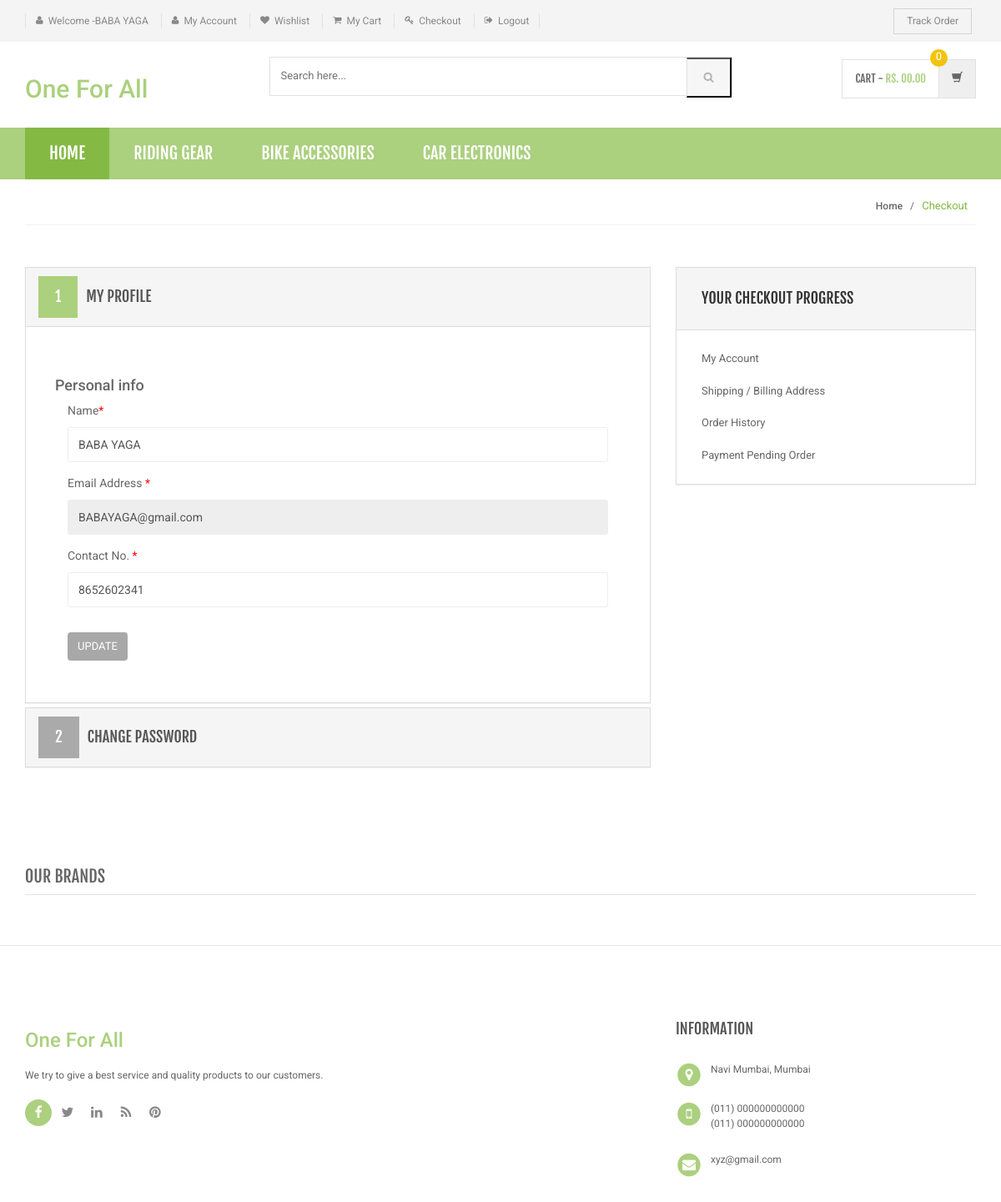
The app's page /my-account.php (signed in) with its own data.
### tables this page shows
CREATE TABLE `category` (
  `id` int(11) NOT NULL,
  `categoryName` varchar(255) NOT NULL,
  `categoryDescription` longtext NOT NULL,
  `creationDate` timestamp NOT NULL DEFAULT CURRENT_TIMESTAMP,
  `updationDate` varchar(255) NOT NULL
);

CREATE TABLE `users` (
  `id` int(11) NOT NULL,
  `name` varchar(255) NOT NULL,
  `email` varchar(255) NOT NULL,
  `contactno` bigint(11) NOT NULL,
  `password` varchar(255) NOT NULL,
  `shippingAddress` longtext NOT NULL,
  `shippingState` varchar(255) NOT NULL,
  `shippingCity` varchar(255) NOT NULL,
  `shippingPincode` int(11) NOT NULL,
  `billingAddress` longtext NOT NULL,
  `billingState` varchar(255) NOT NULL,
  `billingCity` varchar(255) NOT NULL,
  `billingPincode` int(11) NOT NULL,
  `regDate` timestamp NOT NULL DEFAULT CURRENT_TIMESTAMP,
  `updationDate` varchar(255) NOT NULL
);

### my-account.php (the view, shortened to what this page needs)
<?php
include('includes/config.php');
if(strlen($_SESSION['login'])==0)
    {
header('location:index.php');
}
else{
?>
<!DOCTYPE html>
<html lang="en">
	<head>
	    <link rel="stylesheet" href="assets/css/bootstrap.min.css">
	    <link rel="stylesheet" href="assets/css/main.css">
	    <link rel="stylesheet" href="assets/css/green.css">
	    <link rel="stylesheet" href="assets/css/owl.carousel.css">
		<link rel="stylesheet" href="assets/css/owl.transitions.css">
		<link href="assets/css/lightbox.css" rel="stylesheet">
		<link rel="stylesheet" href="assets/css/animate.min.css">
		<link rel="stylesheet" href="assets/css/rateit.css">
		<link rel="stylesheet" href="assets/css/bootstrap-select.min.css">
		<link rel="stylesheet" href="assets/css/config.css">
		<link href="assets/css/green.css" rel="alternate stylesheet" title="Green color">
		<link href="assets/css/blue.css" rel="alternate stylesheet" title="Blue color">
		<link href="assets/css/red.css" rel="alternate stylesheet" title="Red color">
		<link href="assets/css/orange.css" rel="alternate stylesheet" title="Orange color">
		<link href="assets/css/dark-green.css" rel="alternate stylesheet" title="Darkgreen color">
		<link rel="stylesheet" href="assets/css/font-awesome.min.css">
	</head>
    <body class="cnt-home">
<header class="header-style-1">
<?php include('includes/top-header.php');?>
<?php include('includes/main-header.php');?>
<?php include('includes/menu-bar.php');?>
</header>
<div class="breadcrumb">
	<div class="container">
		<div class="breadcrumb-inner">
			<ul class="list-inline list-unstyled">
				<li><a href="#">Home</a></li>
				<li class='active'>Checkout</li>
			</ul>
		</div>
	</div>
</div>
<div class="body-content outer-top-bd">
	<div class="container">
		<div class="checkout-box inner-bottom-sm">
			<div class="row">
				<div class="col-md-8">
					<div class="panel-group checkout-steps" id="accordion">
<div class="panel panel-default checkout-step-01">
		<div class="panel-heading">
    	<h4 class="unicase-checkout-title">
	        <a data-toggle="collapse" class="" data-parent="#accordion" href="#collapseOne">
	          <span>1</span>My Profile
	        </a>
	     </h4>
    </div>
	<div id="collapseOne" class="panel-collapse collapse in">
	    <div class="panel-body">
			<div class="row">
<h4>Personal info</h4>
				<div class="col-md-12 col-sm-12 already-registered-login">
<?php
$query=mysqli_query($bd,"select * from users where id='".$_SESSION['id']."'");
while($row=mysqli_fetch_array($query))
{
?>
					<form class="register-form" role="form" method="post">
<div class="form-group">
					    <label class="info-title" for="name">Name<span>*</span></label>
					    <input type="text" class="form-control unicase-form-control text-input" value="<?php echo $row['name'];?>" id="name" name="name" required="required">
					  </div>
						<div class="form-group">
					    <label class="info-title" for="exampleInputEmail1">Email Address <span>*</span></label>
			 <input type="email" class="form-control unicase-form-control text-input" id="exampleInputEmail1" value="<?php echo $row['email'];?>" readonly>
					  </div>
					  <div class="form-group">
					    <label class="info-title" for="Contact No.">Contact No. <span>*</span></label>
					    <input type="text" class="form-control unicase-form-control text-input" id="contactno" name="contactno" required="required" value="<?php echo $row['contactno'];?>"  maxlength="10">
					  </div>
					  <button type="submit" name="update" class="btn-upper btn btn-primary checkout-page-button">Update</button>
					</form>
					<?php } ?>
				</div>
			</div>
		</div>
	</div>
</div>
					  	<div class="panel panel-default checkout-step-02">
						    <div class="panel-heading">
						      <h4 class="unicase-checkout-title">
						        <a data-toggle="collapse" class="collapsed" data-parent="#accordion" href="#collapseTwo">
						          <span>2</span>Change Password
						        </a>
						      </h4>
						    </div>
					  	</div>
					</div>
				</div>
			<?php include('includes/myaccount-sidebar.php');?>
			</div>
		</div>
	<?php include('includes/brands-slider.php');?>
</div>
</div>
<?php include('includes/footer.php');?>
</body>
</html>
<?php } ?>

### includes/menu-bar.php (shortened to what this page needs)
<div class="header-nav animate-dropdown">
    <div class="container">
        <div class="yamm navbar navbar-default" role="navigation">
            <div class="nav-bg-class">
                <div class="navbar-collapse collapse" id="mc-horizontal-menu-collapse">
	<div class="nav-outer">
		<ul class="nav navbar-nav">
			<li class="active dropdown yamm-fw">
				<a href="index.php" data-hover="dropdown" class="dropdown-toggle">Home</a>
			</li>
              <?php $sql=mysqli_query($bd,"select id,categoryName  from category limit 6");
while($row=mysqli_fetch_array($sql))
{
    ?>
			<li class="dropdown yamm">
				<a href="category.php?cid=<?php echo $row['id'];?>"> <?php echo $row['categoryName'];?></a>
			</li>
			<?php } ?>
		</ul>
		<div class="clearfix"></div>
	</div>
</div>
            </div>
        </div>
    </div>
</div>

### assets/css/green.css (style rules this page uses)
a { color: #abd07e; }
.header-style-1 .header-nav { background: #abd07e; }
.cnt-home .header-style-1 .header-nav .navbar .navbar-nav > li.active { background: #84b943; }
.breadcrumb ul li.active { color: #84b943; }
.checkout-box .checkout-steps .panel .panel-heading .unicase-checkout-title > a:not(.collapsed) span { background-color: #abd07e; }

### assets/css/lightbox.css (style rules this page uses)
body:after { content: url(../images/close.png) url(../images/loading.gif) url(../images/prev.png) url(../images/next.png); display: none; }

### assets/css/blue.css (style rules this page uses)
a { color: #3498db; }
.header-style-1 .header-nav { background: #3498db; }
.cnt-home .header-style-1 .header-nav .navbar .navbar-nav > li.active { background: #1d6ca1; }
.breadcrumb ul li.active { color: #1d6ca1; }
.checkout-box .checkout-steps .panel .panel-heading .unicase-checkout-title > a:not(.collapsed) span { background-color: #3498db; }

### assets/css/red.css (style rules this page uses)
a { color: #ff6c6c; }
.header-style-1 .header-nav { background: #ff6c6c; }
.cnt-home .header-style-1 .header-nav .navbar .navbar-nav > li.active { background: #ff1a1a; }
.breadcrumb ul li.active { color: #ff1a1a; }
.checkout-box .checkout-steps .panel .panel-heading .unicase-checkout-title > a:not(.collapsed) span { background-color: #ff6c6c; }

### assets/css/orange.css (style rules this page uses)
a { color: #f39c12; }
.header-style-1 .header-nav { background: #f39c12; }
.cnt-home .header-style-1 .header-nav .navbar .navbar-nav > li.active { background: #ab6c09; }
.breadcrumb ul li.active { color: #ab6c09; }
.checkout-box .checkout-steps .panel .panel-heading .unicase-checkout-title > a:not(.collapsed) span { background-color: #f39c12; }

### assets/css/dark-green.css (style rules this page uses)
a { color: #12cca7; }
.header-style-1 .header-nav { background: #12cca7; }
.cnt-home .header-style-1 .header-nav .navbar .navbar-nav > li.active { background: #0b816a; }
.breadcrumb ul li.active { color: #0b816a; }
.checkout-box .checkout-steps .panel .panel-heading .unicase-checkout-title > a:not(.collapsed) span { background-color: #12cca7; }

### records on screen
category: categoryName "RIDING GEAR"
category: categoryName "BIKE ACCESSORIES"
category: categoryName "CAR ELECTRONICS"
users: name "BABA YAGA", email "BABAYAGA@gmail.com", contactno "8652602341"

### other values on screen
$_SESSION['username'] "BABA YAGA"
